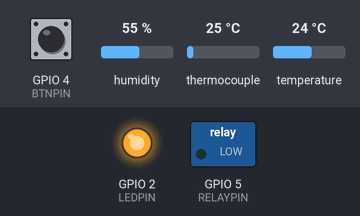
This sketch was run on a simulated ESP8266 (Wemos D1 mini). On the bench: switched loads named in the sketch (green lamp = pin HIGH), output pins drawn as LEDs (lit = HIGH). The inputs (shaded band) are chosen by the test bench; at power-on: GPIO 4 (BTNPIN) LOW, humidity 55 %, thermocouple 25 °C, temperature 24 °C. WiFi joins after 1.5 s; servers stay silent unless stated; EEPROM starts erased.

Above: at 1.7 s.
1.8 s: GPIO 4 (BTNPIN) pulled HIGH for 1 s
At 3.3 s:
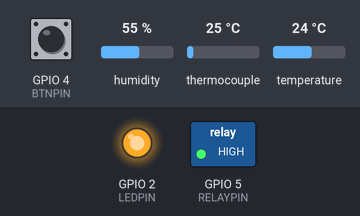
4.3 s: GPIO 4 (BTNPIN) pulled HIGH for 3.2 s
At 6.7 s:
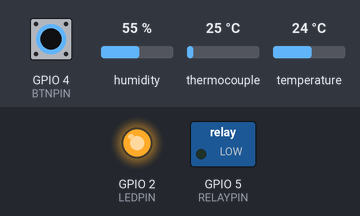
Timing chart, 0 to 8.2 s (numbered marks = the images above; inputs shaded):
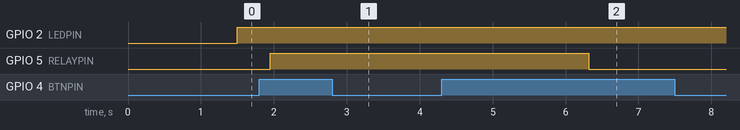

Measured:
- after the input at 1.8 s, GPIO 5 (RELAYPIN): LOW → HIGH after 0.15 s
- after the input at 4.3 s, GPIO 5 (RELAYPIN): HIGH → LOW after 2.0 s

The sketch:

main.ino
```cpp
// (licence header left out)
#include <ESP8266WiFi.h>
#include <WiFiClient.h>
#include <EEPROM.h>
#include <dht.h>
extern "C" {
#include "user_interface.h"
}

/*
 * This is a simple controller for wood boilers like the Atmos wood gasification boilers:
These wood boilers will usually be started as follwing:
1. Turn fan knob to "firing up" position
2. start fire
3. wait some time for boiler to get warm enough that you can turn it off (40 minutes sometimes)
4. Turn knob to some more or less arbitrary "stop" position
5. Discover that boiler either turned off too early is still running with no fuel left (dragging cold air, wasting heat)
Added bonus of the analog thermostat: The fan will turn on and off for some period of time after fuel is used up, which is not only annoying to listen to but also causes unnessecary wear on the fan.

With this box, which is installed WITHOUT removing any existing saftey features! The procedure is:
1. Press button
2. Start fire
Added bonus: You can monitor temperature by connecting to the box over wifi (the wifi part is optional, the box will work without).
I use the monitor feature to draw a graph on a picture frame in the office, then in winter, I can see when it is optimal to refuel, if required (when temperature starts to drop, you have 20 minutes or so to refuel).

The box will turn off the furnace when the fuel is used up.
It will turn off after a set period of time (default 1 hour) if the fire didn't catch.
It will NOT turn on again when temperature rises (it will creep up a little after the fuel is used up, before falling for good)


Installation:
1. Lift up the top of the furnace, identify the live wire going to the fan.
2. This wire terminates in a scew-terminal row, pull it out, reroute to the movable contact of the relay.
3. Route new wire from screw terminal row onto the normally-open contact of the relay.
4. Mount in rugged, certified box, use a rugged pushbutton, I used an arcade button.
5. Attach thermocouple to flue-pipe, I planned to drill a hole and do it right, but ended up using alu tape and that works just fine.
Look! 5 steps! Just as easy as originally starting up the damn thing! :)

Hardware:
D1 mini
a max 6675 thermocouple connected to pins DO:15 CS:12 CLK:13
a (transistor controlled) relay connected to pin 5
a DHT11 connected to pin 0 (optional part)

Setting minTemp to 200:
write to socket, 2 passes:
thePassword\n
sa200\n

Setting startingTime to 3600 seconds
write to socket, 2 passes:
thePassword\n
sb3600\n

Example:
echo "thePassword" | nc the.ip.addr.ess 9000
echo "sa200" | nc the.ip.addr.ess 9000

 */

#include <max6675.h>

const int btnOnMinTimeDown = 150; // How many MS must the button be pressed down before turning on
const int btnOffMinTimeDown = 2000; // How many MS must the button be pressed down before turning off

const char* ssid = "the name of the wifi";
const char* password = "the paassword for said wifi";

WiFiServer wifiServer(9000);

const uint8_t RELAYPIN = 5;
const uint8_t BTNPIN = 4;
const uint8_t LEDPIN = 2;
const uint8_t LEDON = 0;
const uint8_t LEDOFF = 1;


int thermoDO = 15;
int thermoCS = 12;
int thermoCLK = 13;

MAX6675 thermocouple(thermoCLK, thermoCS, thermoDO);

WiFiClient client;

dht DHT;

#define DHT22_PIN 0

char buf[128];
char tempStr[12];

const uint8_t STOPPED = 0;
const uint8_t RUNNING = 1;


double minTemp = 0;
int startingTime = 0;

int grace = 0;
uint8_t state = STOPPED;

void fanOff() {
  digitalWrite(RELAYPIN, 0);
  state = STOPPED;
  grace = 0;
}

void fanOn() {
  digitalWrite(RELAYPIN, 1);
  state = RUNNING;
  grace = startingTime;
}

const int confMinTempBeginEepromAddr = 0;
const int confStartTimeBeginEepromAddr = sizeof(double);

char cmdStr[32];

void setup(void) {

  EEPROM.begin(512);
  digitalWrite(LEDPIN, LEDON);
  WiFi.mode(WIFI_STA);
  WiFi.begin(ssid, password);
  digitalWrite(RELAYPIN, 0);
  pinMode(LEDPIN, OUTPUT);
  pinMode(RELAYPIN, OUTPUT);
  pinMode(BTNPIN, INPUT);

  // Start wifi stuff
  wifiServer.begin();
  client = wifiServer.available();

  cmdStr[0]=0;

  EEPROM.get( confMinTempBeginEepromAddr, minTemp );
  EEPROM.get( confStartTimeBeginEepromAddr, startingTime );


  delay(500);
}

int ems = 0;

char inhum[8];
char ints[8];

bool first=true;

int uptime=0;
int numSessions=0;

int cmdPos=0;
int inByte=0;

bool armed=false;

void loop(void) {


  int btime = 0;
  while (digitalRead(BTNPIN)) {
    btime++;
    delay(1);

    if (btime > btnOffMinTimeDown) {
      fanOff();
    } else if (btime > btnOnMinTimeDown) {
      fanOn();
    }
  }


  ems += 10;
  if (ems == 1000) {
    ems = 0;
    double temp = thermocouple.readCelsius();

    DHT.read22(DHT22_PIN);

    if (grace) {
      grace--;
    } else if (temp < minTemp) {
      fanOff();
    }

    uptime++;


    if(WiFi.status() == WL_CONNECTED ) {
       digitalWrite(LEDPIN, LEDOFF);
    } else {
      digitalWrite(LEDPIN, LEDON);
    }

    //Check socket
    if (client && client.connected()) {
      cmdPos=0;

      while ( (inByte=client.read()) != -1) {
        if( (char)inByte=='\n' ) {
          cmdStr[cmdPos]=0;
        } else {
          cmdStr[cmdPos]=(char)inByte;
        }
        cmdPos++;
        if(cmdPos==32) {
          cmdStr[0]=0;
          cmdPos=0;
        }
      }

      if(strcmp(cmdStr, "thePassword") == 0 ) {
        armed=true;
        client.write("armed\n");
      }

      if(armed) {

        if( cmdStr[0] == 's' && cmdStr[1] == 'a') {
          minTemp = (double)atof(cmdStr+2);
          cmdStr[0]=0;
          EEPROM.put( confMinTempBeginEepromAddr, minTemp );
          EEPROM.commit();
          armed=false;
          client.write("minTemp set\n");
        } else if( cmdStr[0] == 's' && cmdStr[1] == 'b') {
          startingTime = atoi(cmdStr+2);
          cmdStr[0]=0;
          EEPROM.put( confStartTimeBeginEepromAddr, startingTime );
          EEPROM.commit();
          armed=false;
          client.write("startingTime set\n");
        }
      }

      uint32_t memFree = system_get_free_heap_size();

      if(first) {
        first=false;
        numSessions++;
        dtostrf(minTemp, 4, 2, tempStr);

        sprintf(buf, "{\"type\":\"sysinfo\",\"numSessions\":%i,\"confMinTemp\":%s,\"confStartTime\": %i,\"uptime\":%i}\n", numSessions, tempStr, startingTime, uptime);
        client.write(buf);
      }

      dtostrf(temp, 4, 2, tempStr);
      dtostrf(DHT.temperature, 4,2, ints);
      dtostrf(DHT.humidity, 4,2, inhum);
      sprintf(buf, "{\"type\":\"update\",\"free\":%i,\"temp\":%s,\"state\":%i,\"grace\":%i,\"intemp\":%s,\"inhum\":%s}\n", memFree, tempStr, state, grace,ints, inhum);
      client.write(buf);
    } else {
      if (client) {
        client.stop();
      }
      first=true;
      client = wifiServer.available();
    }

  }

  delay(10);

}
```
